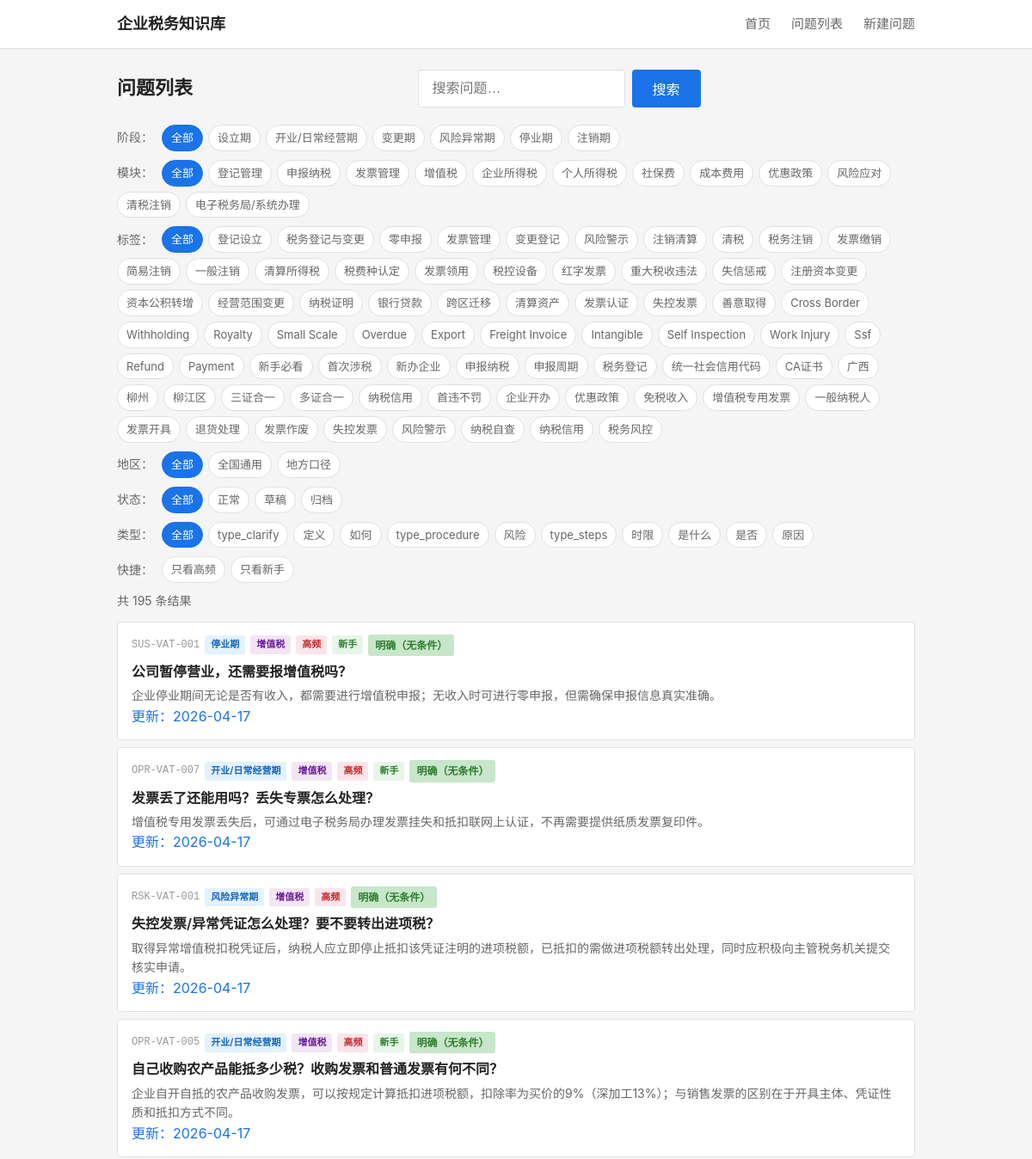
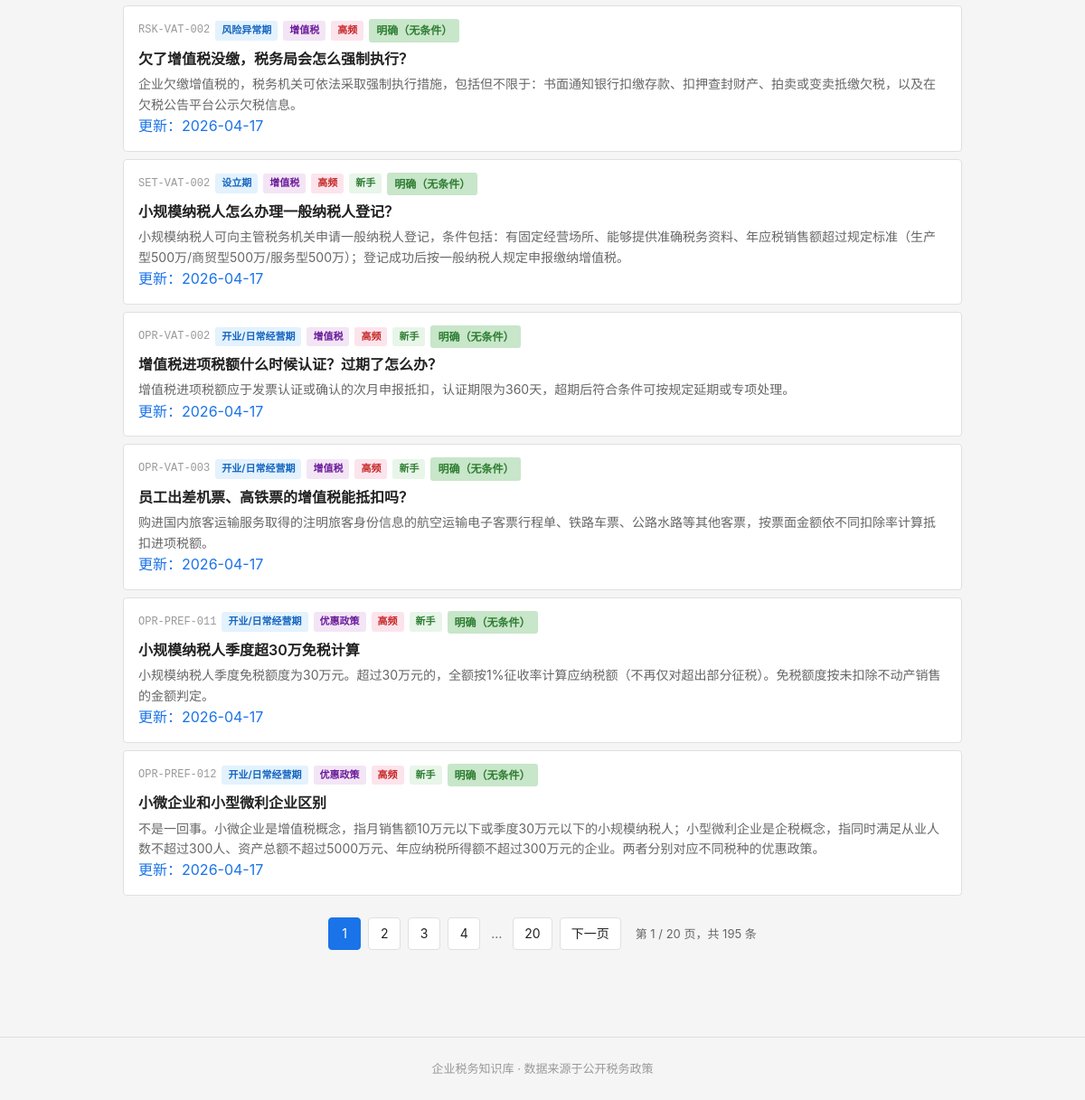
Page /questions on the earlier database version (2 pictures, top to bottom).
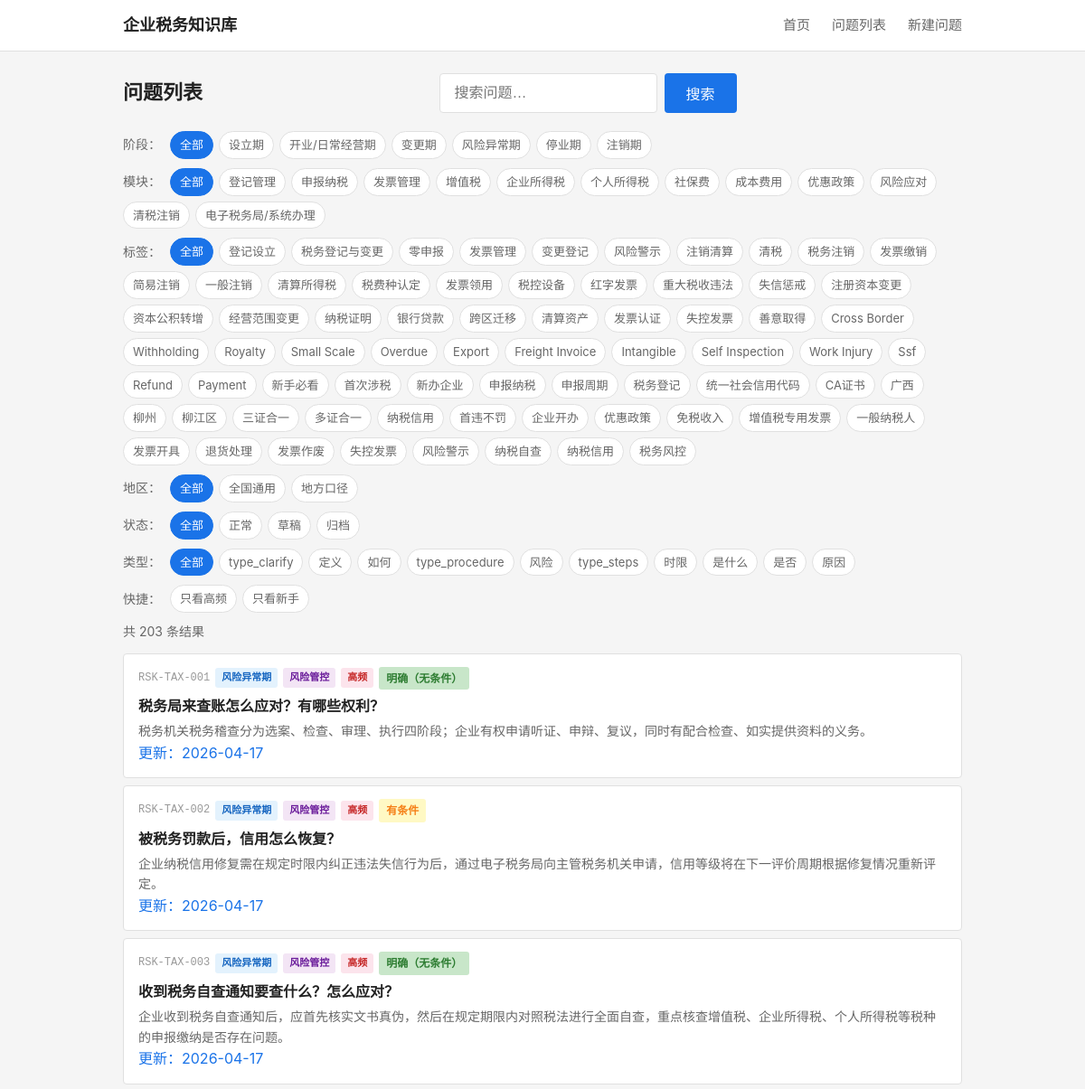
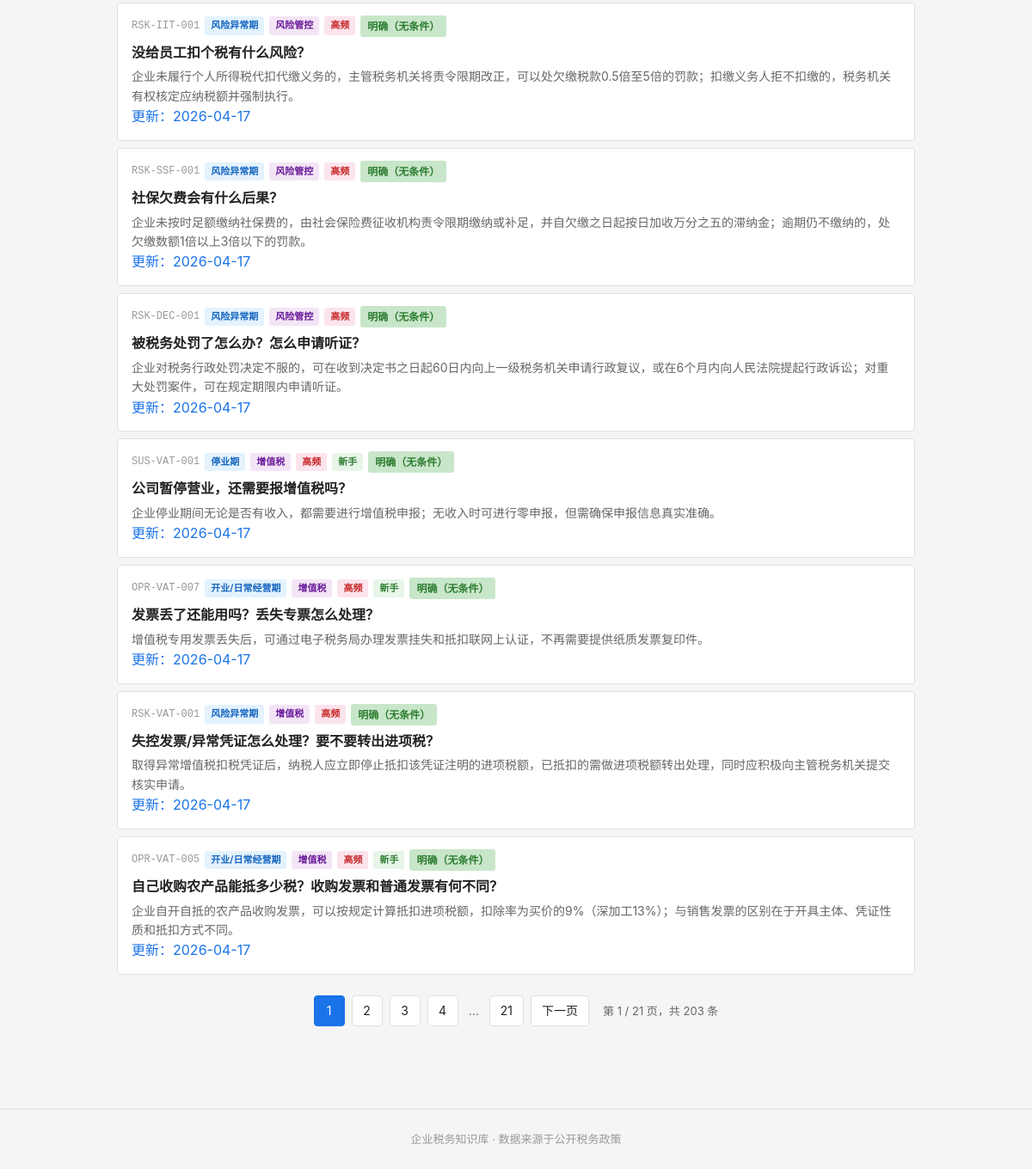
Same page on the later database version (2 pictures, top to bottom).
### tables this page shows
CREATE TABLE tag_dict (
    id              INTEGER PRIMARY KEY AUTOINCREMENT,
    tag_code        TEXT NOT NULL UNIQUE,
    tag_name        TEXT NOT NULL,
    tag_category    TEXT,
    parent_id       INTEGER,
    display_order   INTEGER NOT NULL DEFAULT 1,
    status          TEXT NOT NULL DEFAULT 'active',

    FOREIGN KEY (parent_id) REFERENCES tag_dict(id) ON DELETE SET NULL
);

CREATE TABLE question_master (
    id              INTEGER PRIMARY KEY AUTOINCREMENT,
    question_code   TEXT NOT NULL UNIQUE,
    question_title  TEXT NOT NULL,
    question_plain  TEXT NOT NULL,

    -- 分类
    stage_code      TEXT NOT NULL,
    module_code     TEXT NOT NULL,
    question_type   TEXT NOT NULL,

    -- 答案
    one_line_answer TEXT NOT NULL,
    detailed_answer TEXT,
    core_definition TEXT,

    -- 条件与边界
    applicable_conditions TEXT,
    exceptions_boundary   TEXT,

    -- 实务
    practical_steps TEXT,
    risk_warning    TEXT,

    -- 适用范围
    scope_level     TEXT NOT NULL DEFAULT 'scope_national',
    local_region    TEXT,

    -- 确定性
    answer_certainty TEXT NOT NULL DEFAULT 'certain_clear',

    -- 元数据
    keywords        TEXT,
    high_frequency_flag INTEGER NOT NULL DEFAULT 0,
    newbie_flag     INTEGER NOT NULL DEFAULT 0,

    -- 版本管理
    status          TEXT NOT NULL DEFAULT 'draft',
    version_no      INTEGER NOT NULL DEFAULT 1,

    -- 审计字段
    created_at      TEXT NOT NULL DEFAULT (datetime('now')),
    updated_at      TEXT NOT NULL DEFAULT (datetime('now'))
);

### backend/app.py (the view)
    @app.route('/questions')
    def questions_list():
        from services.question_service import QuestionService
        svc = QuestionService()
        stage = request.args.get('stage')
        module = request.args.get('module')
        tag = request.args.get('tag')
        qtype = request.args.get('qtype')
        page = int(request.args.get('page', 1))
        page_size = 10
        result = svc.list_questions(
            stage=stage, module=module, tag=tag,
            page=page, page_size=page_size,
            hf=request.args.get('hf'),
            newbie=request.args.get('newbie'),
            keyword=request.args.get('keyword'),
            region=request.args.get('region'),
            status=request.args.get('status'),
            qtype=qtype
        )
        stages = svc.get_stages()
        modules = svc.get_modules()
        all_tags = svc.get_all_tags()
        business_tags = [t for t in all_tags if t['tag_category'] == 'business']
        question_types = svc.get_question_types()
        keyword = request.args.get('keyword', '')
        current_region = request.args.get('region', '')
        current_status = request.args.get('status', '')
        return render_template('questions.html',
                               stages=stages, modules=modules, all_tags=all_tags,
                               business_tags=business_tags,
                               questions=result['questions'], total=result['total'],
                               page=page, page_size=page_size,
                               current_stage=stage, current_module=module, current_tag=tag,
                               keyword=keyword,
                               current_region=current_region, current_status=current_status,
                               question_types=question_types, current_qtype=qtype)

### frontend/templates/questions.html (shortened to what this page needs)
{% extends "base.html" %}
{% macro certainty_label(code) %}
    {% if code == 'certain_clear' %}<span class="certainty-tag clear">明确（无条件）</span>
    {% elif code == 'certain_conditional' %}<span class="certainty-tag condition">有条件</span>
    {% elif code == 'certain_dispute' %}<span class="certainty-tag dispute">有争议</span>
    {% elif code == 'certain_practice' %}<span class="certainty-tag practice">实务做法</span>
    {% else %}<span class="certainty-tag">{{ code }}</span>{% endif %}
{% endmacro %}
{% macro filter_url(overrides) %}
{%- set qs = [] -%}
{%- if current_stage and 'stage' not in overrides %}{% set qs = qs + ['stage=' ~ current_stage] %}{% endif -%}
{%- if current_module and 'module' not in overrides %}{% set qs = qs + ['module=' ~ current_module] %}{% endif -%}
{%- if current_tag and 'tag' not in overrides %}{% set qs = qs + ['tag=' ~ current_tag] %}{% endif -%}
{%- if keyword and 'keyword' not in overrides %}{% set qs = qs + ['keyword=' ~ keyword] %}{% endif -%}
{%- if request.args.get('hf') and 'hf' not in overrides %}{% set qs = qs + ['hf=1'] %}{% endif -%}
{%- if request.args.get('newbie') and 'newbie' not in overrides %}{% set qs = qs + ['newbie=1'] %}{% endif -%}
{%- if current_region and 'region' not in overrides %}{% set qs = qs + ['region=' ~ current_region] %}{% endif -%}
{%- if current_status and 'status' not in overrides %}{% set qs = qs + ['status=' ~ current_status] %}{% endif -%}
{%- if current_qtype and 'qtype' not in overrides %}{% set qs = qs + ['qtype=' ~ current_qtype] %}{% endif -%}
{%- for k, v in overrides.items() %}{% if v %}{% set qs = qs + [k ~ '=' ~ v] %}{% endif %}{% endfor -%}
{{- '/questions' ~ ('?' ~ qs | join('&') if qs else '') -}}
{% endmacro %}
{% macro stage_label(code) %}
    {% if code == 'SET' %}设立期
    {% elif code == 'OPR' %}开业/日常经营期
    {% elif code == 'CHG' %}变更期
    {% elif code == 'RSK' %}风险异常期
    {% elif code == 'SUS' %}停业期
    {% elif code == 'CLS' %}注销期
    {% else %}{{ code }}{% endif %}
{% endmacro %}
{% macro module_label(code) %}
    {% if code == 'REG' %}登记管理
    {% elif code == 'DEC' %}申报纳税
    {% elif code == 'INV' %}发票管理
    {% elif code == 'VAT' %}增值税
    {% elif code == 'CIT' %}企业所得税
    {% elif code == 'IIT' %}个人所得税
    {% elif code == 'SSF' %}社保费
    {% elif code == 'FEE' %}成本费用
    {% elif code == 'PREF' %}优惠政策
    {% elif code == 'RISK' %}风险管控
    {% elif code == 'CLEAR' %}清税注销
    {% elif code == 'ETAX' %}电子税务局/系统办理
    {% else %}{{ code }}{% endif %}
{% endmacro %}
{% macro question_type_label(code) %}
    {% if code == 'type_why' %}原因
    {% elif code == 'type_whether' %}是否
    {% elif code == 'type_how' %}如何
    {% elif code == 'type_what' %}是什么
    {% elif code == 'type_define' %}定义
    {% elif code == 'type_time' %}时限
    {% elif code == 'type_risk' %}风险
    {% else %}{{ code }}{% endif %}
{% endmacro %}
{% block main %}
<div class="page-header">
    <h1>问题列表</h1>
    <form action="/questions" method="get" class="search-form">
        <input type="text" name="keyword" placeholder="搜索问题…" class="search-input" value="{{ keyword }}">
        <button type="submit" class="search-btn">搜索</button>
    </form>
</div>
<div class="filters">
    <span class="filter-label">阶段：</span>
    <a href="{{ filter_url({'stage': ''}) }}" class="filter-chip {% if not current_stage %}active{% endif %}">全部</a>
    {% for s in stages %}
    <a href="{{ filter_url({'stage': s.tag_code}) }}" class="filter-chip {% if current_stage == s.tag_code %}active{% endif %}">{{ s.tag_name }}</a>
    {% endfor %}
</div>
<div class="filters">
    <span class="filter-label">模块：</span>
    <a href="{{ filter_url({'module': ''}) }}" class="filter-chip {% if not current_module %}active{% endif %}">全部</a>
    {% for m in modules %}
    <a href="{{ filter_url({'module': m.tag_code}) }}" class="filter-chip {% if current_module == m.tag_code %}active{% endif %}">{{ m.tag_name }}</a>
    {% endfor %}
</div>
{% if business_tags %}
<div class="filters">
    <span class="filter-label">标签：</span>
    <a href="{{ filter_url({'tag': ''}) }}" class="filter-chip {% if not current_tag %}active{% endif %}">全部</a>
    {% for t in business_tags %}
    <a href="{{ filter_url({'tag': t.tag_code}) }}" class="filter-chip {% if current_tag == t.tag_code %}active{% endif %}">{{ t.tag_name }}</a>
    {% endfor %}
</div>
{% endif %}
<div class="filters">
    <span class="filter-label">地区：</span>
    <a href="{{ filter_url({'region': ''}) }}" class="filter-chip {% if not current_region %}active{% endif %}">全部</a>
    <a href="{{ filter_url({'region': 'scope_national'}) }}" class="filter-chip {% if current_region == 'scope_national' %}active{% endif %}">全国通用</a>
    <a href="{{ filter_url({'region': 'scope_local'}) }}" class="filter-chip {% if current_region == 'scope_local' %}active{% endif %}">地方口径</a>
</div>
<div class="filters">
    <span class="filter-label">状态：</span>
    <a href="{{ filter_url({'status': ''}) }}" class="filter-chip {% if not current_status %}active{% endif %}">全部</a>
    <a href="{{ filter_url({'status': 'active'}) }}" class="filter-chip {% if current_status == 'active' %}active{% endif %}">正常</a>
    <a href="{{ filter_url({'status': 'draft'}) }}" class="filter-chip {% if current_status == 'draft' %}active{% endif %}">草稿</a>
    <a href="{{ filter_url({'status': 'archived'}) }}" class="filter-chip {% if current_status == 'archived' %}active{% endif %}">归档</a>
</div>
<div class="filters">
    <span class="filter-label">类型：</span>
    <a href="{{ filter_url({'qtype': ''}) }}" class="filter-chip {% if not current_qtype %}active{% endif %}">全部</a>
    {% for t in question_types %}
    <a href="{{ filter_url({'qtype': t.type_code}) }}" class="filter-chip {% if current_qtype == t.type_code %}active{% endif %}">{{ question_type_label(t.type_code) }}</a>
    {% endfor %}
</div>
<div class="filters filters-quick">
    <span class="filter-label">快捷：</span>
    <a href="{{ filter_url({'hf': '1'}) }}" class="filter-chip {% if request.args.get('hf') == '1' %}active{% endif %}">只看高频</a>
    <a href="{{ filter_url({'newbie': '1'}) }}" class="filter-chip {% if request.args.get('newbie') == '1' %}active{% endif %}">只看新手</a>
</div>
{% if questions %}
<p class="result-count">共 {{ total }} 条结果</p>
<ul class="question-list">
    {% for q in questions %}
    <li class="question-item">
        <a href="/question/{{ q.question_code }}" class="question-link">
            <div class="q-meta">
                <span class="q-code">{{ q.question_code }}</span>
                <span class="q-badge stage">{{ stage_label(q.stage_code) }}</span>
                <span class="q-badge module">{{ module_label(q.module_code) }}</span>
                {% if q.high_frequency_flag %}
                <span class="q-badge hf">高频</span>
                {% endif %}
                {% if q.newbie_flag %}
                <span class="q-badge newbie">新手</span>
                {% endif %}
                {{ certainty_label(q.answer_certainty) }}
            </div>
            {% if keyword %}
            <div class="q-title">{{ q.question_plain | replace(keyword, '<mark>' ~ keyword ~ '</mark>') | safe }}</div>
            <div class="q-answer">{{ q.one_line_answer | replace(keyword, '<mark>' ~ keyword ~ '</mark>') | safe }}</div>
            {% else %}
            <div class="q-title">{{ q.question_plain }}</div>
            <div class="q-answer">{{ q.one_line_answer }}</div>
            {% endif %}
            {% if q.updated_at %}<div class="q-updated">更新：{{ q.updated_at[:10] }}</div>{% endif %}
        </a>
    </li>
    {% endfor %}
</ul>
{% if total > page_size %}
{% set total_pages = ((total - 1) // page_size) + 1 %}
{% set base_url = '/questions?' ~ 'stage=' ~ (current_stage or '') ~ '&module=' ~ (current_module or '') ~ '&tag=' ~ (current_tag or '') ~ '&keyword=' ~ keyword ~ '&region=' ~ current_region ~ '&status=' ~ current_status ~ '&qtype=' ~ (current_qtype or '') %}
<div class="pagination">
    {% set start = [1, page - 3] | max %}
    {% set end = [total_pages, page + 3] | min %}
    {% for p in range(start, end + 1) %}
    <a href="{{ base_url }}&page={{ p }}" class="page-btn page-num {% if p == page %}active{% endif %}">{{ p }}</a>
    {% endfor %}
    {% if end < total_pages %}
    {% if end < total_pages - 1 %}<span class="page-ellipsis">…</span>{% endif %}
    <a href="{{ base_url }}&page={{ total_pages }}" class="page-btn page-num">{{ total_pages }}</a>
    {% endif %}
    {% if page * page_size < total %}
    <a href="{{ base_url }}&page={{ page+1 }}" class="page-btn">下一页</a>
    {% endif %}
    <span class="page-info">第 {{ page }} / {{ total_pages }} 页，共 {{ total }} 条</span>
</div>
{% endif %}
{% else %}
<p class="empty-state">没有找到符合条件的問題。</p>
{% endif %}
{% endblock %}

### frontend/templates/base.html (shortened to what this page needs)
<!DOCTYPE html>
<html lang="zh-CN">
<head>
    <link rel="stylesheet" href="{{ url_for('static', filename='css/style.css') }}">
</head>
<body>
    <header class="site-header">
        <div class="container header-inner">
            <a href="/" class="logo">企业税务知识库</a>
            <nav class="main-nav">
                <a href="/">首页</a>
                <a href="/questions">问题列表</a>
                <a href="/question/new">新建问题</a>
            </nav>
        </div>
    </header>
    <main class="container main-content">
        {% block main %}{% endblock %}
    </main>
    <footer class="site-footer">
        <div class="container">
            <p>企业税务知识库 · 数据来源于公开税务政策</p>
        </div>
    </footer>
</body>
</html>

Differences in the rows shown:
no longer on this page (row unchanged): question_master: question_code "RSK-VAT-002", stage_code "风险异常期", module_code "增值税", high_frequency_flag "高频", answer_certainty "明确（无条件）", question_plain "欠了增值税没缴，税务局会怎么强制执行？", one_line_answer "企业欠缴增值税的，税务机关可依法采取强制执行措施，包括但不限于：书面通知银行扣缴存款、扣押查封财产、拍卖或变卖抵缴欠税，以及在欠税公告平台公示欠税信息。", updated_at "2026-04-17"
no longer on this page (row unchanged): question_master: question_code "SET-VAT-002", stage_code "设立期", module_code "增值税", high_frequency_flag "高频", newbie_flag "新手", answer_certainty "明确（无条件）", question_plain "小规模纳税人怎么办理一般纳税人登记？", one_line_answer "小规模纳税人可向主管税务机关申请一般纳税人登记，条件包括：有固定经营场所、能够提供准确税务资料、年应税销售额超过规定标准（生产型500万/商贸型500万/服务型500万）；登记成功后按一般纳税人规定申报缴纳增值税。", updated_at "2026-04-17"
no longer on this page (row unchanged): question_master: question_code "OPR-VAT-002", stage_code "开业/日常经营期", module_code "增值税", high_frequency_flag "高频", newbie_flag "新手", answer_certainty "明确（无条件）", question_plain "增值税进项税额什么时候认证？过期了怎么办？", one_line_answer "增值税进项税额应于发票认证或确认的次月申报抵扣，认证期限为360天，超期后符合条件可按规定延期或专项处理。", updated_at "2026-04-17"
no longer on this page (row unchanged): question_master: question_code "OPR-VAT-003", stage_code "开业/日常经营期", module_code "增值税", high_frequency_flag "高频", newbie_flag "新手", answer_certainty "明确（无条件）", question_plain "员工出差机票、高铁票的增值税能抵扣吗？", one_line_answer "购进国内旅客运输服务取得的注明旅客身份信息的航空运输电子客票行程单、铁路车票、公路水路等其他客票，按票面金额依不同扣除率计算抵扣进项税额。", updated_at "2026-04-17"
no longer on this page (row unchanged): question_master: question_code "OPR-PREF-011", stage_code "开业/日常经营期", module_code "优惠政策", high_frequency_flag "高频", newbie_flag "新手", answer_certainty "明确（无条件）", question_plain "小规模纳税人季度超30万免税计算", one_line_answer "小规模纳税人季度免税额度为30万元。超过30万元的，全额按1%征收率计算应纳税额（不再仅对超出部分征税）。免税额度按未扣除不动产销售的金额判定。", updated_at "2026-04-17"
no longer on this page (row unchanged): question_master: question_code "OPR-PREF-012", stage_code "开业/日常经营期", module_code "优惠政策", high_frequency_flag "高频", newbie_flag "新手", answer_certainty "明确（无条件）", question_plain "小微企业和小型微利企业区别", one_line_answer "不是一回事。小微企业是增值税概念，指月销售额10万元以下或季度30万元以下的小规模纳税人；小型微利企业是企税概念，指同时满足从业人数不超过300人、资产总额不超过5000万元、年应纳税所得额不超过300万元的企业。两者分别对应不同税种的优惠政策。", updated_at "2026-04-17"
added question_master: question_code "RSK-TAX-001", stage_code "风险异常期", module_code "风险管控", high_frequency_flag "高频", answer_certainty "明确（无条件）", question_plain "税务局来查账怎么应对？有哪些权利？", one_line_answer "税务机关税务稽查分为选案、检查、审理、执行四阶段；企业有权申请听证、申辩、复议，同时有配合检查、如实提供资料的义务。", updated_at "2026-04-17"
added question_master: question_code "RSK-TAX-002", stage_code "风险异常期", module_code "风险管控", high_frequency_flag "高频", shows "有条件", question_plain "被税务罚款后，信用怎么恢复？", one_line_answer "企业纳税信用修复需在规定时限内纠正违法失信行为后，通过电子税务局向主管税务机关申请，信用等级将在下一评价周期根据修复情况重新评定。", updated_at "2026-04-17"
added question_master: question_code "RSK-TAX-003", stage_code "风险异常期", module_code "风险管控", high_frequency_flag "高频", answer_certainty "明确（无条件）", question_plain "收到税务自查通知要查什么？怎么应对？", one_line_answer "企业收到税务自查通知后，应首先核实文书真伪，然后在规定期限内对照税法进行全面自查，重点核查增值税、企业所得税、个人所得税等税种的申报缴纳是否存在问题。", updated_at "2026-04-17"
added question_master: question_code "RSK-IIT-001", stage_code "风险异常期", module_code "风险管控", high_frequency_flag "高频", answer_certainty "明确（无条件）", question_plain "没给员工扣个税有什么风险？", one_line_answer "企业未履行个人所得税代扣代缴义务的，主管税务机关将责令限期改正，可以处欠缴税款0.5倍至5倍的罚款；扣缴义务人拒不扣缴的，税务机关有权核定应纳税额并强制执行。", updated_at "2026-04-17"
added question_master: question_code "RSK-SSF-001", stage_code "风险异常期", module_code "风险管控", high_frequency_flag "高频", answer_certainty "明确（无条件）", question_plain "社保欠费会有什么后果？", one_line_answer "企业未按时足额缴纳社保费的，由社会保险费征收机构责令限期缴纳或补足，并自欠缴之日起按日加收万分之五的滞纳金；逾期仍不缴纳的，处欠缴数额1倍以上3倍以下的罚款。", updated_at "2026-04-17"
added question_master: question_code "RSK-DEC-001", stage_code "风险异常期", module_code "风险管控", high_frequency_flag "高频", answer_certainty "明确（无条件）", question_plain "被税务处罚了怎么办？怎么申请听证？", one_line_answer "企业对税务行政处罚决定不服的，可在收到决定书之日起60日内向上一级税务机关申请行政复议，或在6个月内向人民法院提起行政诉讼；对重大处罚案件，可在规定期限内申请听证。", updated_at "2026-04-17"
Other differences:
{{ total }}: "195" → "203"
{{ total_pages }}: "20" → "21"
